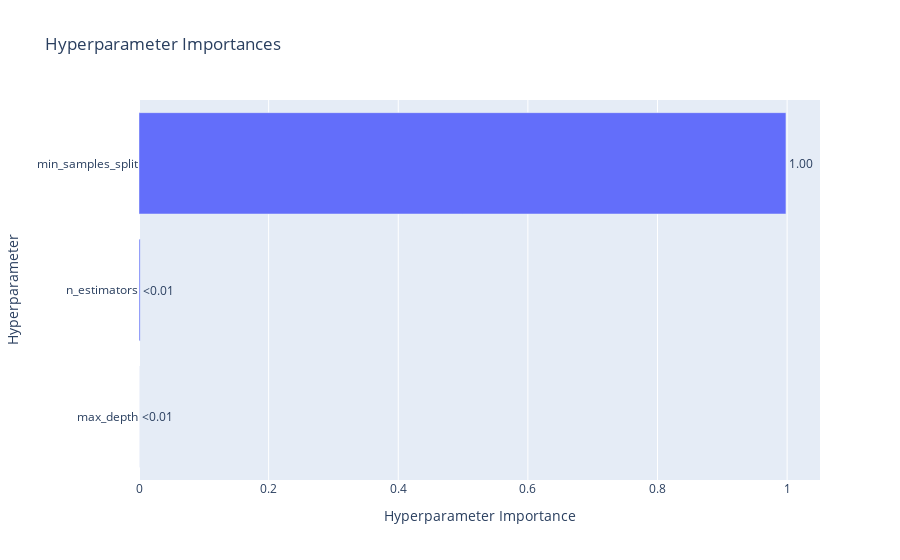

Source (notebook cell):
### Code cell
optuna.visualization.plot_param_importances(study_tpe)

### Figure 1 — Plotly figure (JSON) as saved in the notebook; plotly's stock layout.template omitted (floating-point values rounded to 4 significant figures)
{"data": [{"cliponaxis": false, "hovertemplate": ["max_depth (IntDistribution): 5.485900629377825e-05<extra></extra>", "n_estimators (IntDistribution): 0.0017519017416994585<extra></extra>", "min_samples_split (FloatDistribution): 0.9981932392520068<extra></extra>"], "name": "Objective Value", "orientation": "h", "text": ["<0.01", "<0.01", "1.00"], "textposition": "outside", "type": "bar", "x": [5.486e-05, 0.001752, 0.9982], "y": ["max_depth", "n_estimators", "min_samples_split"]}], "layout": {"title": {"text": "Hyperparameter Importances"}, "xaxis": {"title": {"text": "Hyperparameter Importance"}}, "yaxis": {"title": {"text": "Hyperparameter"}}}}
